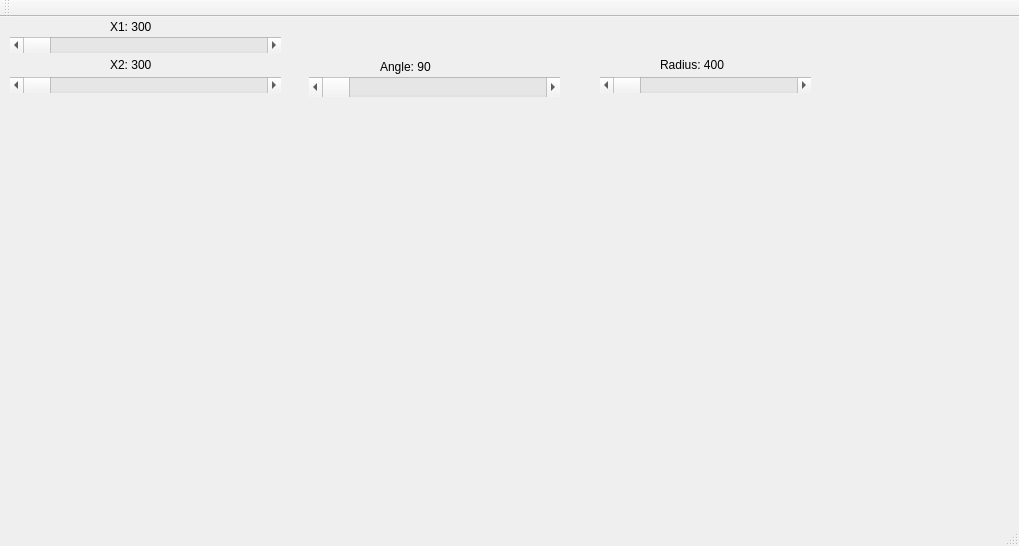
<?xml version="1.0" encoding="UTF-8"?>
<ui version="4.0">
 <class>MainWindow</class>
 <widget class="QMainWindow" name="MainWindow">
  <property name="geometry">
   <rect>
    <x>0</x>
    <y>0</y>
    <width>1019</width>
    <height>546</height>
   </rect>
  </property>
  <property name="windowTitle">
   <string>MainWindow</string>
  </property>
  <widget class="QWidget" name="centralWidget">
   <widget class="QScrollBar" name="horizontalScrollBar">
    <property name="geometry">
     <rect>
      <x>600</x>
      <y>60</y>
      <width>211</width>
      <height>16</height>
     </rect>
    </property>
    <property name="orientation">
     <enum>Qt::Horizontal</enum>
    </property>
   </widget>
   <widget class="QScrollBar" name="horizontalScrollBar_2">
    <property name="geometry">
     <rect>
      <x>309</x>
      <y>60</y>
      <width>251</width>
      <height>20</height>
     </rect>
    </property>
    <property name="orientation">
     <enum>Qt::Horizontal</enum>
    </property>
   </widget>
   <widget class="QScrollBar" name="horizontalScrollBar_3">
    <property name="geometry">
     <rect>
      <x>10</x>
      <y>60</y>
      <width>271</width>
      <height>16</height>
     </rect>
    </property>
    <property name="orientation">
     <enum>Qt::Horizontal</enum>
    </property>
   </widget>
   <widget class="QScrollBar" name="horizontalScrollBar_4">
    <property name="geometry">
     <rect>
      <x>10</x>
      <y>20</y>
      <width>271</width>
      <height>16</height>
     </rect>
    </property>
    <property name="orientation">
     <enum>Qt::Horizontal</enum>
    </property>
   </widget>
   <widget class="QLabel" name="label">
    <property name="geometry">
     <rect>
      <x>110</x>
      <y>0</y>
      <width>161</width>
      <height>20</height>
     </rect>
    </property>
    <property name="text">
     <string>X1: 300</string>
    </property>
   </widget>
   <widget class="QLabel" name="label_2">
    <property name="geometry">
     <rect>
      <x>110</x>
      <y>40</y>
      <width>53</width>
      <height>16</height>
     </rect>
    </property>
    <property name="text">
     <string>X2: 300</string>
    </property>
   </widget>
   <widget class="QLabel" name="label_3">
    <property name="geometry">
     <rect>
      <x>380</x>
      <y>40</y>
      <width>91</width>
      <height>20</height>
     </rect>
    </property>
    <property name="text">
     <string>Angle: 90</string>
    </property>
   </widget>
   <widget class="QLabel" name="label_4">
    <property name="geometry">
     <rect>
      <x>660</x>
      <y>40</y>
      <width>91</width>
      <height>16</height>
     </rect>
    </property>
    <property name="text">
     <string>Radius: 400</string>
    </property>
   </widget>
  </widget>
  <widget class="QMenuBar" name="menuBar">
   <property name="geometry">
    <rect>
     <x>0</x>
     <y>0</y>
     <width>1019</width>
     <height>20</height>
    </rect>
   </property>
  </widget>
  <widget class="QToolBar" name="mainToolBar">
   <attribute name="toolBarArea">
    <enum>TopToolBarArea</enum>
   </attribute>
   <attribute name="toolBarBreak">
    <bool>false</bool>
   </attribute>
  </widget>
  <widget class="QStatusBar" name="statusBar"/>
 </widget>
 <layoutdefault spacing="6" margin="11"/>
 <resources/>
 <connections/>
</ui>
